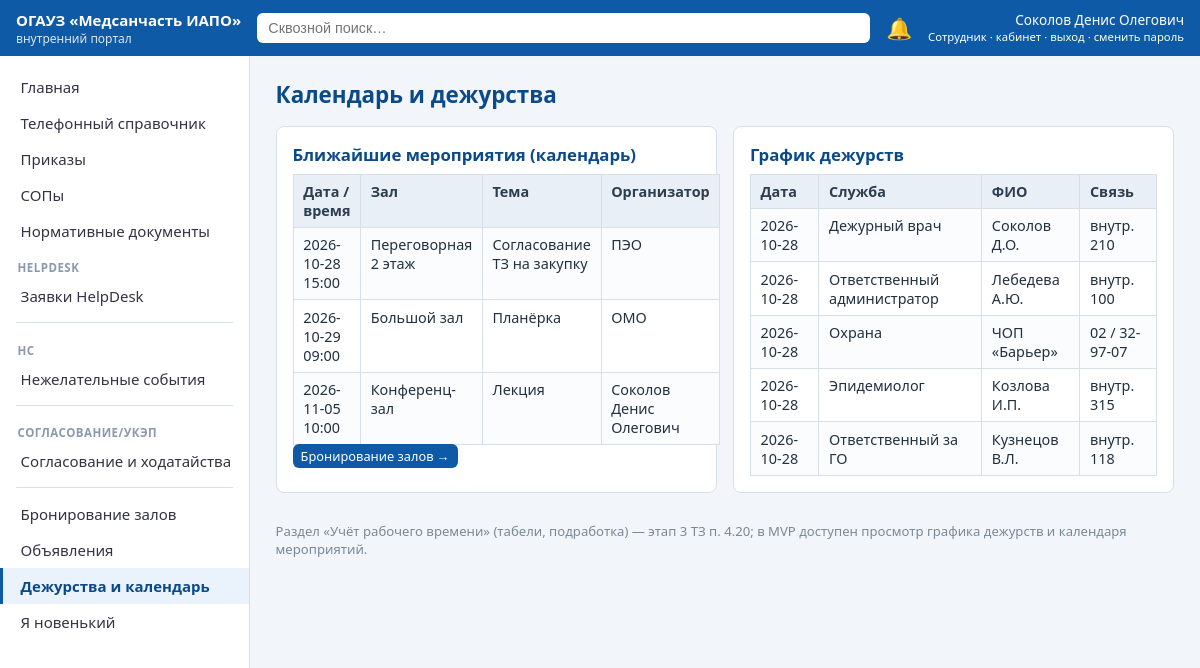
/calendar (signed in), run on the app's committed database.
### tables this page shows
CREATE TABLE users(
  id INTEGER PRIMARY KEY, fio TEXT, dept_id INTEGER REFERENCES departments(id),
  position TEXT, email TEXT, role_key TEXT REFERENCES roles(key),
  username TEXT UNIQUE, pw_hash TEXT, salt TEXT, must_change_pw INTEGER DEFAULT 0,
  active INTEGER DEFAULT 1, birth_month_day TEXT);

CREATE TABLE booking(id INTEGER PRIMARY KEY, hall TEXT, bdate TEXT, btime TEXT,
  duration INTEGER, topic TEXT, organizer TEXT);

CREATE TABLE duty(id INTEGER PRIMARY KEY, service TEXT, fio TEXT, phone TEXT, day TEXT);

### app.py (the view)
@app.get("/calendar", response_class=HTMLResponse)
def calendar(request: Request):
    u = current_user(request)
    if not u:
        return RedirectResponse("/login", status_code=302)
    con = get_db()
    events = con.execute("SELECT * FROM booking WHERE bdate>=? ORDER BY bdate,btime", (str(TODAY),)).fetchall()
    duties = con.execute("SELECT * FROM duty WHERE day>=? ORDER BY day", (str(TODAY),)).fetchall()
    con.close()
    return ctx(request, events=events, duties=duties, template="calendar.html", section="Календарь и дежурства")

### templates/calendar.html
{% extends "base.html" %}
{% block body %}
<div class="grid">
  <div class="card">
    <h2 style="margin-top:0">Ближайшие мероприятия (календарь)</h2>
    <table><tr><th>Дата / время</th><th>Зал</th><th>Тема</th><th>Организатор</th></tr>
    {% for e in events %}<tr><td>{{ e['bdate'] }} {{ e['btime'] }}</td><td>{{ e['hall'] }}</td><td>{{ e['topic'] }}</td><td>{{ e['organizer'] }}</td></tr>
    {% else %}<tr><td colspan="4" class="muted">Нет запланированных мероприятий.</td></tr>{% endfor %}</table>
    <a class="btn sm" href="/halls">Бронирование залов →</a>
  </div>
  <div class="card">
    <h2 style="margin-top:0">График дежурств</h2>
    <table><tr><th>Дата</th><th>Служба</th><th>ФИО</th><th>Связь</th></tr>
    {% for d in duties %}<tr><td>{{ d['day'] }}</td><td>{{ d['service'] }}</td><td>{{ d['fio'] }}</td><td>{{ d['phone'] }}</td></tr>
    {% else %}<tr><td colspan="4" class="muted">Дежурства назначаются администратором / ОМО.</td></tr>{% endfor %}</table>
  </div>
</div>
<p class="muted">Раздел «Учёт рабочего времени» (табели, подработка) — этап 3 ТЗ п. 4.20; в MVP доступен просмотр графика дежурств и календаря мероприятий.</p>
{% endblock %}

### templates/base.html (shortened to what this page needs)
<!doctype html>
<html lang="ru">
<head>
<link rel="stylesheet" href="/static/style.css">
</head>
<body>
{% if user %}
<header class="topbar">
  <div class="brand"><a href="/" style="color:#fff;text-decoration:none">ОГАУЗ «Медсанчасть&nbsp;ИАПО»</a> <span>внутренний портал</span></div>
  <form action="/search" method="get" class="searchbox">
    <input name="q" placeholder="Сквозной поиск…" value="{{ q or '' }}">
  </form>
  <a class="bell" href="/notifications" title="Уведомления">🔔{% if unread %}<span class="badge">{{ unread }}</span>{% endif %}</a>
  <div class="who">{{ user['fio'] }}<br><small>{{ role_names.get(user['role_key'], user['role_key']) }} · <a href="/dashboard">кабинет</a> · <a href="/logout">выход</a> · <a href="/change-password">сменить пароль</a></small></div>
</header>
<div class="layout">
  <nav class="side" id="side">
    {% set rv = role_vis.get(user['role_key'], []) %}
    {% set ns_ = namespace(group="") %}
    {% for need_role, title, url in menu %}
      {% set allowed = (need_role == "") or ('*' in rv) or (need_role in rv) %}
      {% if allowed %}
        {% if need_role != ns_.group %}
          {% if ns_.group %}<div class="navsep"></div>{% endif %}
          {% set ns_.group = need_role %}
          {% if need_role %}<div class="navgroup">{{ need_role }}</div>{% endif %}
        {% endif %}
        <a href="{{ url }}" class="{{ 'active' if request.url.path == url }}">{{ title }}</a>
      {% endif %}
    {% endfor %}
  </nav>
  <main class="content">
    <h1>{{ section }}</h1>
    {% block body %}{% endblock %}
  </main>
</div>
{% else %}
<main style="padding:2rem">{% block anon %}{% endblock %}</main>
{% endif %}
</body>
</html>

### static/style.css (style rules this page uses)
:root { --c1:#0e5aa7;--c2:#0b4a8a;--bg:#f2f5f9;--line:#d7dfe8;--ok:#1a7f37;--warn:#b35c00;--err:#c0392b }
* { box-sizing:border-box }
body { margin:0;font-family:'Segoe UI',Roboto,Arial,sans-serif;background:var(--bg);color:#22303e;font-size:15px }
a { color:var(--c1);text-decoration:none }
.topbar { display:flex;align-items:center;gap:1rem;background:var(--c1);color:#fff;padding:.6rem 1rem;position:sticky;top:0;z-index:10 }
.topbar a { color:#ffd }
.brand { font-weight:600 }
.brand span { display:block;font-weight:400;font-size:.75rem;opacity:.85 }
.searchbox { flex:1;display:flex }
.searchbox input { width:100%;padding:.45rem .7rem;border-radius:6px;border:0;font-size:.9rem }
.bell { position:relative;font-size:1.3rem;text-decoration:none }
.who { font-size:.85rem;text-align:right;line-height:1.2 }
.layout { display:flex;min-height:calc(100vh - 60px) }
.side { width:250px;background:#fff;border-right:1px solid var(--line);padding:.8rem 0;flex-shrink:0 }
.side a { display:block;padding:.5rem 1.1rem;color:#334;border-left:3px solid transparent }
.side a.active { border-left-color:var(--c1);background:#eaf2fb;color:var(--c2);font-weight:600 }
.content { flex:1;padding:1.2rem 1.6rem;max-width:1200px }
h1 { margin:.2rem 0 1rem;font-size:1.4rem;color:var(--c2) }
h2 { font-size:1.05rem;color:var(--c2);margin:1.2rem 0 .5rem }
table { border-collapse:collapse;width:100%;background:#fff;font-size:.9rem }
th,td { border:1px solid var(--line);padding:.45rem .6rem;text-align:left;vertical-align:top }
th { background:#e8eff7;color:#2c3e50 }
tr:nth-child(even) td { background:#fafcfe }
.card { background:#fff;border:1px solid var(--line);border-radius:8px;padding:1rem;margin-bottom:1rem }
.grid { display:grid;grid-template-columns:repeat(auto-fit,minmax(280px,1fr));gap:1rem }
button,.btn { background:var(--c1);color:#fff;border:0;border-radius:6px;padding:.5rem .9rem;font:inherit;cursor:pointer }
.btn.sm { padding:.2rem .5rem;font-size:.8rem }
.muted { color:#78899a;font-size:.82rem }
.navgroup { padding:.7rem 1.1rem .2rem;font-size:.72rem;text-transform:uppercase;letter-spacing:.04em;color:#8a99ab;font-weight:600 }
.navsep { border-top:1px solid var(--line);margin:.5rem 1rem }

### data on the page
users: fio "Соколов Денис Олегович", get "Сотрудник"
booking: bdate "2026-10-28", btime "15:00", hall "Переговорная 2 этаж", topic "Согласование ТЗ на закупку", organizer "ПЭО"
booking: bdate "2026-10-29", btime "09:00", hall "Большой зал", topic "Планёрка", organizer "ОМО"
booking: bdate "2026-11-05", btime "10:00", hall "Конференц-зал", topic "Лекция", organizer "Соколов Денис Олегович"
duty: day "2026-10-28", service "Дежурный врач", fio "Соколов Д.О.", phone "внутр. 210"
duty: day "2026-10-28", service "Ответственный администратор", fio "Лебедева А.Ю.", phone "внутр. 100"
duty: day "2026-10-28", service "Охрана", fio "ЧОП «Барьер»", phone "02 / 32-97-07"
duty: day "2026-10-28", service "Эпидемиолог", fio "Козлова И.П.", phone "внутр. 315"
duty: day "2026-10-28", service "Ответственный за ГО", fio "Кузнецов В.Л.", phone "внутр. 118"

### other printed values
{{ title }} "Главная" "Телефонный справочник" "Приказы" "СОПы" "Нормативные документы" "Заявки HelpDesk" "Нежелательные события" "Согласование и ходатайства" "Бронирование залов" "Объявления" "Дежурства и календарь" "Я новенький"
{{ need_role }} "HELPDESK" "НС" "СОГЛАСОВАНИЕ/УКЭП"
{{ section }} "Календарь и дежурства"
